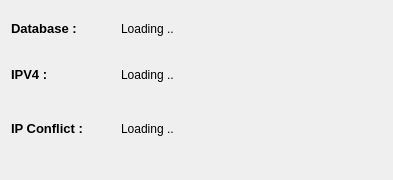
<?xml version="1.0" encoding="UTF-8"?>
<ui version="4.0">
 <class>system_stat</class>
 <widget class="QDialog" name="system_stat">
  <property name="geometry">
   <rect>
    <x>0</x>
    <y>0</y>
    <width>393</width>
    <height>180</height>
   </rect>
  </property>
  <property name="minimumSize">
   <size>
    <width>300</width>
    <height>180</height>
   </size>
  </property>
  <property name="maximumSize">
   <size>
    <width>450</width>
    <height>180</height>
   </size>
  </property>
  <property name="windowTitle">
   <string>System Status</string>
  </property>
  <layout class="QVBoxLayout" name="verticalLayout_3">
   <item>
    <layout class="QVBoxLayout" name="verticalLayout_2">
     <item>
      <layout class="QHBoxLayout" name="horizontalLayout_2">
       <property name="spacing">
        <number>10</number>
       </property>
       <property name="bottomMargin">
        <number>5</number>
       </property>
       <item>
        <widget class="QLabel" name="label">
         <property name="minimumSize">
          <size>
           <width>100</width>
           <height>0</height>
          </size>
         </property>
         <property name="maximumSize">
          <size>
           <width>100</width>
           <height>35</height>
          </size>
         </property>
         <property name="font">
          <font>
           <pointsize>10</pointsize>
           <bold>true</bold>
          </font>
         </property>
         <property name="text">
          <string>Database :</string>
         </property>
        </widget>
       </item>
       <item>
        <widget class="QLabel" name="database_msg">
         <property name="minimumSize">
          <size>
           <width>0</width>
           <height>35</height>
          </size>
         </property>
         <property name="maximumSize">
          <size>
           <width>16777215</width>
           <height>35</height>
          </size>
         </property>
         <property name="text">
          <string>Loading ..</string>
         </property>
        </widget>
       </item>
      </layout>
     </item>
     <item>
      <layout class="QVBoxLayout" name="verticalLayout">
       <item>
        <layout class="QHBoxLayout" name="horizontalLayout_3">
         <property name="spacing">
          <number>10</number>
         </property>
         <property name="bottomMargin">
          <number>10</number>
         </property>
         <item>
          <widget class="QLabel" name="label_2">
           <property name="minimumSize">
            <size>
             <width>100</width>
             <height>0</height>
            </size>
           </property>
           <property name="maximumSize">
            <size>
             <width>100</width>
             <height>35</height>
            </size>
           </property>
           <property name="font">
            <font>
             <pointsize>10</pointsize>
             <bold>true</bold>
            </font>
           </property>
           <property name="text">
            <string>IPV4 :</string>
           </property>
          </widget>
         </item>
         <item>
          <widget class="QLabel" name="ipv4_msg">
           <property name="minimumSize">
            <size>
             <width>0</width>
             <height>35</height>
            </size>
           </property>
           <property name="maximumSize">
            <size>
             <width>16777215</width>
             <height>35</height>
            </size>
           </property>
           <property name="text">
            <string>Loading ..</string>
           </property>
          </widget>
         </item>
        </layout>
       </item>
      </layout>
     </item>
     <item>
      <layout class="QHBoxLayout" name="horizontalLayout_4">
       <property name="spacing">
        <number>10</number>
       </property>
       <property name="bottomMargin">
        <number>20</number>
       </property>
       <item>
        <widget class="QLabel" name="label_3">
         <property name="minimumSize">
          <size>
           <width>100</width>
           <height>0</height>
          </size>
         </property>
         <property name="maximumSize">
          <size>
           <width>100</width>
           <height>35</height>
          </size>
         </property>
         <property name="font">
          <font>
           <pointsize>10</pointsize>
           <bold>true</bold>
          </font>
         </property>
         <property name="text">
          <string>IP Conflict :</string>
         </property>
        </widget>
       </item>
       <item>
        <widget class="QLabel" name="ip_conflict_msg">
         <property name="maximumSize">
          <size>
           <width>16777215</width>
           <height>50</height>
          </size>
         </property>
         <property name="text">
          <string>Loading ..</string>
         </property>
        </widget>
       </item>
      </layout>
     </item>
    </layout>
   </item>
  </layout>
 </widget>
 <resources/>
 <connections/>
</ui>
